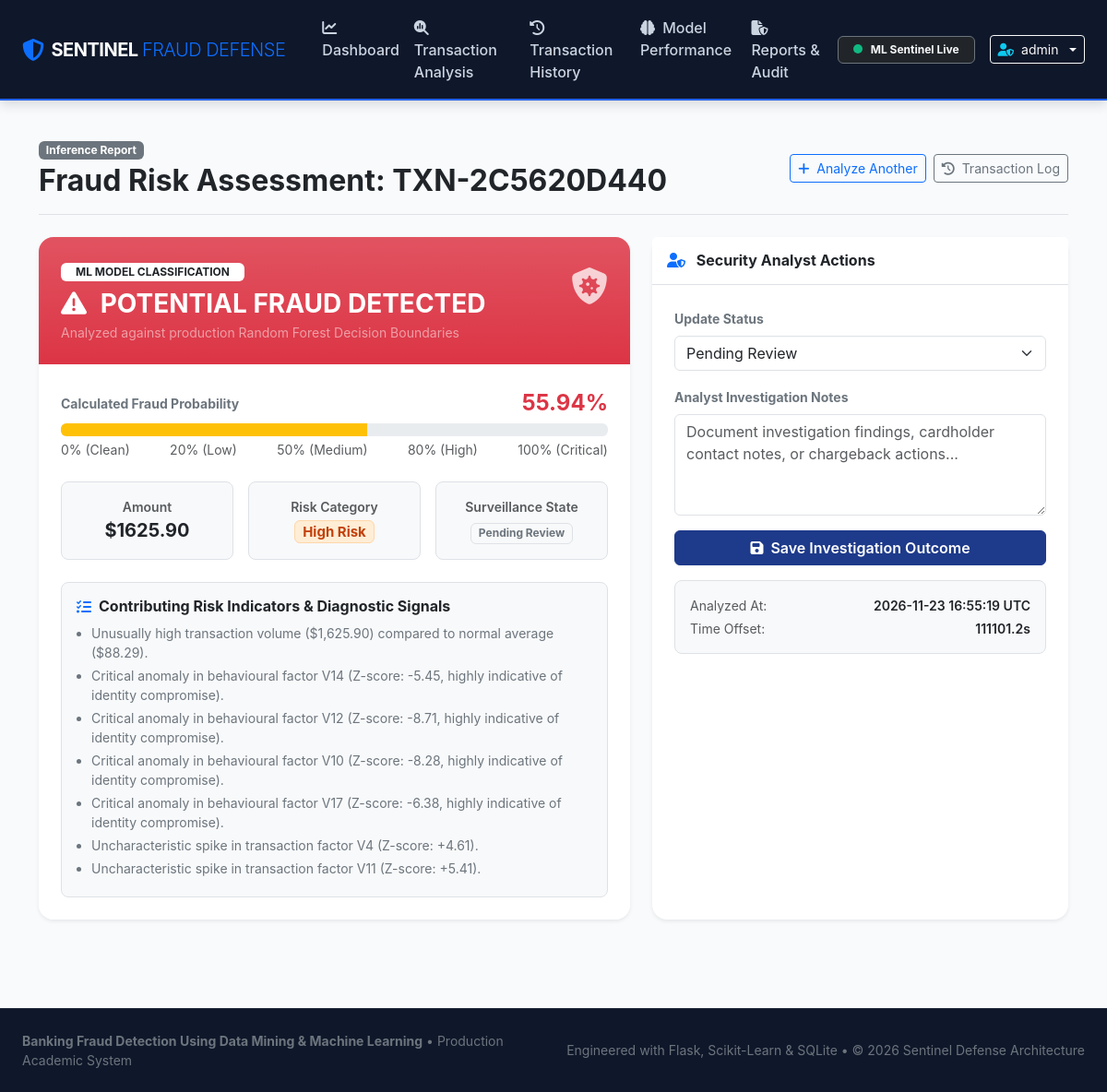
The page /transactions/results/864 (signed in) on the database its author committed.
### database/db.py (models this page shows, shortened)
class TransactionRecord(db.Model):
    __tablename__ = 'transactions'
    id = db.Column(db.Integer, primary_key=True)
    transaction_id = db.Column(db.String(64), unique=True, nullable=False, index=True)
    time_offset = db.Column(db.Float, default=0.0) # Seconds from reference
    amount = db.Column(db.Float, nullable=False)
    feature_v1 = db.Column(db.Float, default=0.0)
    feature_v2 = db.Column(db.Float, default=0.0)
    feature_v3 = db.Column(db.Float, default=0.0)
    feature_v4 = db.Column(db.Float, default=0.0)
    feature_v10 = db.Column(db.Float, default=0.0)
    feature_v12 = db.Column(db.Float, default=0.0)
    feature_v14 = db.Column(db.Float, default=0.0)
    feature_v17 = db.Column(db.Float, default=0.0)
    features_json = db.Column(db.Text, nullable=True) # Full V1-V28 vector
    prediction = db.Column(db.String(20), nullable=False) # 'Legitimate' or 'Fraudulent'
    is_fraud = db.Column(db.Boolean, nullable=False, default=False)
    fraud_probability = db.Column(db.Float, nullable=False)
    risk_level = db.Column(db.String(20), nullable=False) # 'Low', 'Medium', 'High', 'Critical'
    indicators_json = db.Column(db.Text, nullable=True) # Explanatory factors
    is_investigated = db.Column(db.Boolean, default=False)
    investigation_status = db.Column(db.String(30), default='Pending Review') # 'Pending Review', 'Confirmed Fraud', 'False Positive', 'Resolved'
    admin_notes = db.Column(db.Text, nullable=True)
    created_at = db.Column(db.DateTime, default=get_utc_now, index=True)
    def get_indicators(self):
        if self.indicators_json:
            try:
                return json.loads(self.indicators_json)
            except Exception:
                return [self.indicators_json]
        return []

### routes/transactions.py (the view)
@transactions_bp.route('/transactions/results/<int:id>')
@login_required
def results(id):
    record = db.session.get(TransactionRecord, id)
    if not record:
        flash('Transaction not found.', 'danger')
        return redirect(url_for('transactions.history'))
    return render_template('results.html', tx=record)

### routes/auth.py (called while the page is built)
def login_required(f):
    @wraps(f)
    def decorated_function(*args, **kwargs):
        if 'user_id' not in session:
            flash('Please log in to access this page.', 'warning')
            return redirect(url_for('auth.login', next=request.url))
        return f(*args, **kwargs)
    return decorated_function

### templates/results.html (shortened to what this page needs)
{% extends "base.html" %}
{% block content %}
<div class="container py-4">
    <div class="d-flex align-items-center justify-content-between pb-3 mb-4 border-bottom">
        <div>
            <span class="badge bg-secondary mb-1">Inference Report</span>
            <h2 class="fw-bold text-dark mb-0">Fraud Risk Assessment: {{ tx.transaction_id }}</h2>
        </div>
        <div class="d-flex gap-2">
            <a href="{{ url_for('transactions.index') }}" class="btn btn-outline-primary btn-sm">
                <i class="fa-solid fa-plus me-1"></i> Analyze Another
            </a>
            <a href="{{ url_for('transactions.history') }}" class="btn btn-outline-secondary btn-sm">
                <i class="fa-solid fa-clock-rotate-left me-1"></i> Transaction Log
            </a>
        </div>
    </div>
    <div class="row g-4 mb-4">
        <div class="col-lg-7">
            <div class="card shadow-sm border-0 rounded-4 overflow-hidden h-100">
                <div class="p-4 text-white {% if tx.is_fraud %}bg-danger bg-gradient{% else %}bg-success bg-gradient{% endif %}">
                    <div class="d-flex justify-content-between align-items-start">
                        <div>
                            <span class="badge bg-white text-dark mb-2 fw-bold text-uppercase px-3 py-1">
                                ML Model Classification
                            </span>
                            <h3 class="fw-bold mb-1">
                                {% if tx.is_fraud %}
                                    <i class="fa-solid fa-triangle-exclamation me-2"></i> POTENTIAL FRAUD DETECTED
                                {% else %}
                                    <i class="fa-solid fa-circle-check me-2"></i> LEGITIMATE TRANSACTION
                                {% endif %}
                            </h3>
                            <p class="text-white-50 small mb-0">Analyzed against production Random Forest Decision Boundaries</p>
                        </div>
                        <div class="fs-1 opacity-75">
                            {% if tx.is_fraud %}
                                <i class="fa-solid fa-shield-virus"></i>
                            {% else %}
                                <i class="fa-solid fa-shield-halved"></i>
                            {% endif %}
                        </div>
                    </div>
                </div>
                <div class="card-body p-4 bg-white">
                    <div class="mb-4">
                        <div class="d-flex justify-content-between align-items-center mb-1">
                            <span class="fw-bold text-secondary small">Calculated Fraud Probability</span>
                            <span class="fs-4 fw-bold {% if tx.is_fraud %}text-danger{% else %}text-success{% endif %}">
                                {{ "%.2f"|format(tx.fraud_probability * 100) }}%
                            </span>
                        </div>
                        <div class="progress" style="height: 14px;">
                            <div class="progress-bar {% if tx.fraud_probability >= 0.8 %}bg-danger{% elif tx.fraud_probability >= 0.5 %}bg-warning{% elif tx.fraud_probability >= 0.2 %}bg-info{% else %}bg-success{% endif %}"
                                 role="progressbar"
                                 style="width: {{ tx.fraud_probability * 100 }}%">
                            </div>
                        </div>
                        <div class="d-flex justify-content-between text-muted small mt-1">
                            <span>0% (Clean)</span>
                            <span>20% (Low)</span>
                            <span>50% (Medium)</span>
                            <span>80% (High)</span>
                            <span>100% (Critical)</span>
                        </div>
                    </div>
                    <div class="row g-3 text-center mb-4">
                        <div class="col-4">
                            <div class="p-3 bg-light rounded-3 border">
                                <div class="text-muted small fw-semibold">Amount</div>
                                <div class="fs-5 fw-bold text-dark">${{ "%.2f"|format(tx.amount) }}</div>
                            </div>
                        </div>
                        <div class="col-4">
                            <div class="p-3 bg-light rounded-3 border">
                                <div class="text-muted small fw-semibold">Risk Category</div>
                                <div class="fs-5 fw-bold">
                                    <span class="badge badge-{{ tx.risk_level|lower }} px-2 py-1">{{ tx.risk_level }} Risk</span>
                                </div>
                            </div>
                        </div>
                        <div class="col-4">
                            <div class="p-3 bg-light rounded-3 border">
                                <div class="text-muted small fw-semibold">Surveillance State</div>
                                <div class="fs-6 fw-bold mt-1">
                                    <span class="badge bg-light text-secondary border">{{ tx.investigation_status }}</span>
                                </div>
                            </div>
                        </div>
                    </div>
                    <div class="p-3 bg-light rounded-3 border">
                        <h6 class="fw-bold text-dark mb-2 d-flex align-items-center gap-2">
                            <i class="fa-solid fa-list-check text-primary"></i> Contributing Risk Indicators & Diagnostic Signals
                        </h6>
                        <ul class="mb-0 small text-secondary ps-3">
                            {% for indicator in tx.get_indicators() %}
                            <li class="mb-1">{{ indicator }}</li>
                            {% endfor %}
                        </ul>
                    </div>
                </div>
            </div>
        </div>
        <div class="col-lg-5">
            <div class="card shadow-sm border-0 rounded-4 h-100">
                <div class="card-header bg-white py-3 border-bottom">
                    <h6 class="fw-bold text-dark mb-0">
                        <i class="fa-solid fa-user-shield text-primary me-2"></i> Security Analyst Actions
                    </h6>
                </div>
                <div class="card-body p-4">
                    <form method="POST" action="{{ url_for('transactions.investigate', id=tx.id) }}">
                        <div class="mb-3">
                            <label for="investigation_status" class="form-label small fw-bold text-secondary">Update Status</label>
                            <select class="form-select" id="investigation_status" name="investigation_status">
                                <option value="Pending Review" {% if tx.investigation_status == 'Pending Review' %}selected{% endif %}>Pending Review</option>
                            </select>
                        </div>
                        <div class="mb-3">
                            <label for="admin_notes" class="form-label small fw-bold text-secondary">Analyst Investigation Notes</label>
                            <textarea class="form-control" id="admin_notes" name="admin_notes" rows="4" placeholder="Document investigation findings, cardholder contact notes, or chargeback actions...">{{ tx.admin_notes or '' }}</textarea>
                        </div>
                        <div class="d-grid mb-3">
                            <button type="submit" class="btn btn-primary fw-semibold" style="background-color: #1e3a8a; border-color: #1e3a8a;">
                                <i class="fa-solid fa-floppy-disk me-1"></i> Save Investigation Outcome
                            </button>
                        </div>
                    </form>
                    <div class="p-3 bg-light rounded-3 border small text-muted">
                        <div class="d-flex justify-content-between mb-1">
                            <span>Analyzed At:</span>
                            <span class="text-dark fw-semibold">{{ tx.created_at.strftime('%Y-%m-%d %H:%M:%S UTC') }}</span>
                        </div>
                        <div class="d-flex justify-content-between">
                            <span>Time Offset:</span>
                            <span class="text-dark fw-semibold">{{ "%.1f"|format(tx.time_offset) }}s</span>
                        </div>
                    </div>
                </div>
            </div>
        </div>
    </div>
</div>
{% endblock %}

### static/css/style.css (style rules this page uses)
:root { --navy-900: #0f172a; --navy-800: #1e293b; --navy-700: #334155; --navy-600: #475569; --navy-100: #f1f5f9; --navy-50: #f8fafc; --primary-blue: #2563eb; --accent-indigo: #4f46e5; --fraud-red: #ef4444; --legit-green: #10b981; --warn-amber: #f59e0b; --high-orange: #ea580c; }
body { background-color: var(--navy-50); font-family: -apple-system, BlinkMacSystemFont, "Segoe UI", Roboto, "Helvetica Neue", Arial, sans-serif; color: var(--navy-900); min-height: 100vh; display: flex; flex-direction: column; }
.badge-high { background-color: #ffedd5; color: #c2410c; border: 1px solid #fed7aa; }

### rows shown on the page
TransactionRecord: transaction_id "TXN-2C5620D440", tx.fraud_probability*100 "55.94", amount "1625.90", risk_level "High", investigation_status "Pending Review", created_at "2026-11-23 16:55:19 UTC", time_offset "111101.2"

### other values the page prints
{{ session.get('username', 'Admin') }} "admin"
{{ indicator }} "Unusually high transaction volume ($1,625.90) compared to normal average ($88.29)." "Critical anomaly in behavioural factor V14 (Z-score: -5.45, highly indicative of identity compromise)." "Critical anomaly in behavioural factor V12 (Z-score: -8.71, highly indicative of identity compromise)." "Critical anomaly in behavioural factor V10 (Z-score: -8.28, highly indicative of identity compromise)." "Critical anomaly in behavioural factor V17 (Z-score: -6.38, highly indicative of identity compromise)." "Uncharacteristic spike in transaction factor V4 (Z-score: +4.61)." "Uncharacteristic spike in transaction factor V11 (Z-score: +5.41)."
